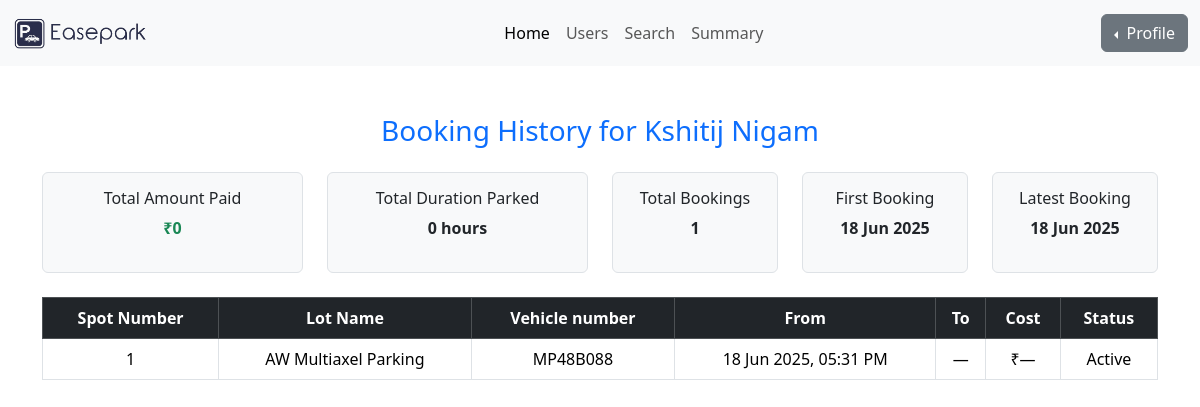
Before: /dashboard/user-history/2 (signed in) with the older database file.
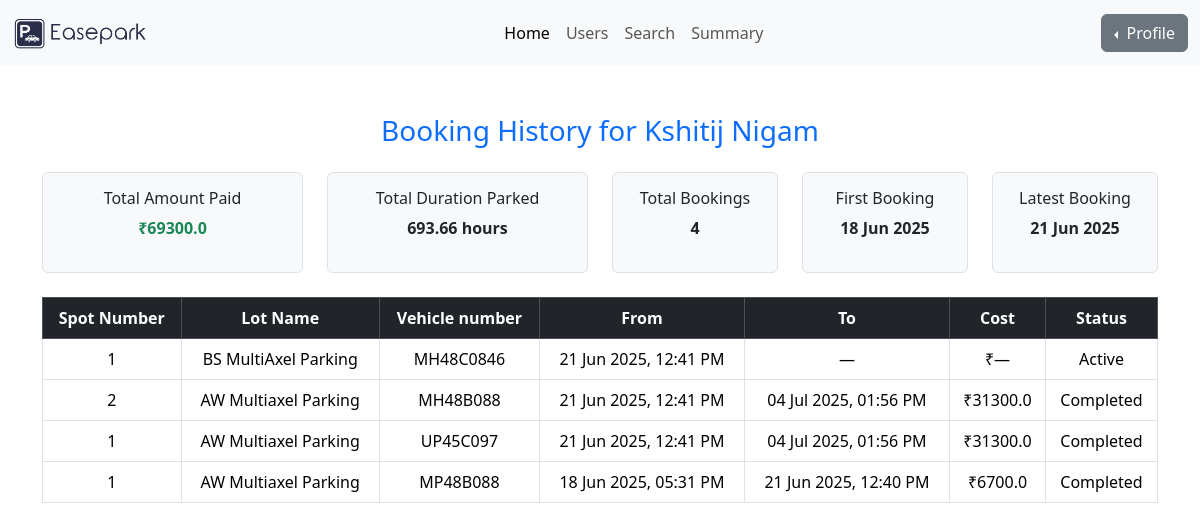
After: the same page with the newer database file.
### models/user_model.py (models this page shows)
class Reservation(UserMixin, db.Model):
    id = db.Column(db.Integer, primary_key=True)
    spot_id = db.Column(db.Integer, db.ForeignKey('parking_spot.id'), nullable=False)
    user_id = db.Column(db.Integer, db.ForeignKey('users.id'), nullable=False)
    vehicle_number = db.Column(db.String(20), nullable=True)
    booking_timestamp = db.Column(db.DateTime, default=datetime.utcnow)
    releasing_timestamp = db.Column(db.DateTime, nullable=True)
    cost_per_unit_time = db.Column(db.Float, nullable=False)
    total_cost = db.Column(db.Float, nullable=True)
    status = db.Column(db.String(20), default='active')  # active, completed, cancelled

class ParkingSpot(UserMixin, db.Model):
    id = db.Column(db.Integer, primary_key=True)
    lot_id = db.Column(db.Integer, db.ForeignKey('parking_lot.id'), nullable=False)
    spot_number = db.Column(db.String(10), nullable=True) # spot number that can be given to human for finding the spot
    status = db.Column(db.String(1), default='A') # A can be considered as 'Available' at first.
    is_active = db.Column(db.Boolean, default=True) # this show wether the spot is accessible or disabled by the admin
    reservations = db.relationship('Reservation', backref='spot', lazy=True)

class ParkingLot(UserMixin, db.Model):
    id = db.Column(db.Integer, primary_key=True)
    parking_name = db.Column(db.String(150), nullable=False)
    price = db.Column(db.Float, nullable=False)
    address = db.Column(db.String(255), nullable=False)
    pin_code = db.Column(db.String(10), nullable=False)
    max_spots = db.Column(db.Integer, nullable=False)
    spots = db.relationship('ParkingSpot', backref='lot',cascade="all, delete", lazy=True)

### controllers/admin_routes.py (the view)
@admin_blueprint.route('/user-history/<int:user_id>')
@login_required
def user_booking_history(user_id):
    if current_user.role != 'admin':
        abort(403)
    user = Users.query.get_or_404(user_id)
    history = Reservation.query.filter_by(user_id=user.id).order_by(
        Reservation.booking_timestamp.desc()
    ).all()
    total_amount_paid = sum(res.total_cost or 0 for res in history)
    total_duration_hours = 0
    for res in history:
        if res.booking_timestamp and res.releasing_timestamp:
            duration = (res.releasing_timestamp - res.booking_timestamp).total_seconds() / 3600
            total_duration_hours += duration
    total_duration_hours = round(total_duration_hours, 2)
    total_bookings = len(history)
    first_booking = history[-1].booking_timestamp if history else None
    latest_booking = history[0].booking_timestamp if history else None
    return render_template(
        'admin_user_history.html',
        user=user,
        history=history,
        total_amount_paid=total_amount_paid,
        total_duration_hours=total_duration_hours,
        total_bookings=total_bookings,
        first_booking=first_booking,
        latest_booking=latest_booking
    )

### app.py (called while the page is built)
@login_manager.user_loader
def load_user(user_id):
    return db.session.get(Users, int(user_id))

### templates/admin_user_history.html (shortened to what this page needs)
<!DOCTYPE html>
<html lang="en">
<head>
    <link href="https://cdn.jsdelivr.net/npm/bootstrap@5.3.0/dist/css/bootstrap.min.css" rel="stylesheet" />
</head>
<body>
    {% include 'admin_navbar.html' %}
    <div class="container mt-5">
        <h3 class="mb-4 text-primary text-center">
            Booking History for {{ user.full_name or user.username }}
        </h3>
        <div class="row mb-4">
            <div class="col-md-3">
                <div class="border rounded p-3 text-center bg-light">
                    <h6>Total Amount Paid</h6>
                    <p class="fw-bold text-success">₹{{ total_amount_paid }}</p>
                </div>
            </div>
            <div class="col-md-3">
                <div class="border rounded p-3 text-center bg-light">
                    <h6>Total Duration Parked</h6>
                    <p class="fw-bold">{{ total_duration_hours }} hours</p>
                </div>
            </div>
            <div class="col-md-2">
                <div class="border rounded p-3 text-center bg-light">
                    <h6>Total Bookings</h6>
                    <p class="fw-bold">{{ total_bookings }}</p>
                </div>
            </div>
            <div class="col-md-2">
                <div class="border rounded p-3 text-center bg-light">
                    <h6>First Booking</h6>
                    <p class="fw-bold">
                        {% if first_booking %}
                        {{ first_booking.strftime('%d %b %Y') }}
                        {% else %}
                        —
                        {% endif %}
                    </p>
                </div>
            </div>
            <div class="col-md-2">
                <div class="border rounded p-3 text-center bg-light">
                    <h6>Latest Booking</h6>
                    <p class="fw-bold">
                        {% if latest_booking %}
                        {{ latest_booking.strftime('%d %b %Y') }}
                        {% else %}
                        —
                        {% endif %}
                    </p>
                </div>
            </div>
        </div>
        {% if history %}
        <div class="table-responsive">
            <table class="table table-bordered text-center">
                <thead class="table-dark">
                    <tr>
                        <th>Spot Number</th>
                        <th>Lot Name</th>
                        <th>Vehicle number</th>
                        <th>From</th>
                        <th>To</th>
                        <th>Cost</th>
                        <th>Status</th>
                    </tr>
                </thead>
                <tbody>
                    {% for res in history %}
                    <tr>
                        <td>{{ res.spot.spot_number }}</td>
                        <td>{{ res.spot.lot.parking_name }}</td>
                        <td>{{ res.vehicle_number or 'N/A' }}</td>
                        <td>{{ res.booking_timestamp.strftime('%d %b %Y, %I:%M %p') }}</td>
                        <td>
                            {% if res.releasing_timestamp %}
                            {{ res.releasing_timestamp.strftime('%d %b %Y, %I:%M %p') }}
                            {% else %}
                            —
                            {% endif %}
                        </td>
                        <td>₹{{ res.total_cost or '—' }}</td>
                        <td class="text-capitalize">{{ res.status }}</td>
                    </tr>
                    {% endfor %}
                </tbody>
            </table>
        </div>
        {% else %}
        <p class="text-muted text-center">This user has no bookings yet.</p>
        {% endif %}
    </div>
</body>
</html>

Changed rows visible on the page:
changed Reservation "MP48B088": releasing_timestamp (not shown) → "21 Jun 2025, 12:40 PM"; total_cost "—" → "6700.0"; status "Active" → "Completed"; no longer shows "—"
added Reservation: strftime "21 Jun 2025", spot.spot_number "1", spot.lot.parking_name "BS MultiAxel Parking", vehicle_number "MH48C0846", booking_timestamp "21 Jun 2025, 12:41 PM", total_cost "—", status "Active"
added Reservation: spot.spot_number "2", spot.lot.parking_name "AW Multiaxel Parking", vehicle_number "MH48B088", booking_timestamp "21 Jun 2025, 12:41 PM", releasing_timestamp "04 Jul 2025, 01:56 PM", total_cost "31300.0", status "Completed"
added Reservation: spot.spot_number "1", spot.lot.parking_name "AW Multiaxel Parking", vehicle_number "UP45C097", booking_timestamp "21 Jun 2025, 12:41 PM", releasing_timestamp "04 Jul 2025, 01:56 PM", total_cost "31300.0", status "Completed"
Other visible differences:
{{ total_amount_paid }}: "0" → "69300.0"
{{ total_duration_hours }}: "0" → "693.66"
{{ total_bookings }}: "1" → "4"
{{ latest_booking.strftime('%d %b %Y') }}: "18 Jun 2025" → "21 Jun 2025"
